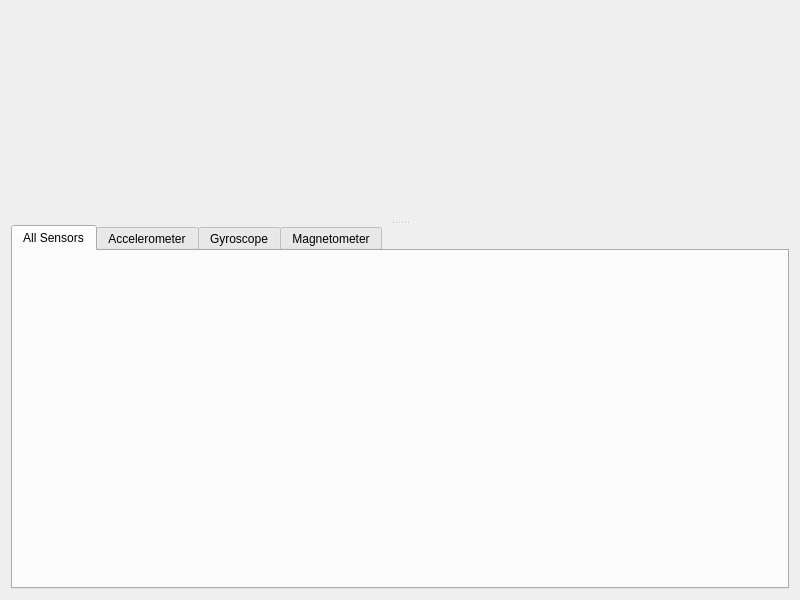
<?xml version="1.0" encoding="UTF-8"?>
<ui version="4.0">
 <class>GestusVisualization</class>
 <widget class="QMainWindow" name="GestusVisualization">
  <property name="geometry">
   <rect>
    <x>0</x>
    <y>0</y>
    <width>800</width>
    <height>600</height>
   </rect>
  </property>
  <property name="minimumSize">
   <size>
    <width>800</width>
    <height>600</height>
   </size>
  </property>
  <property name="windowTitle">
   <string>QT + OpenGL</string>
  </property>
  <widget class="QWidget" name="centralWidget">
   <layout class="QHBoxLayout" name="horizontalLayout">
    <item>
     <widget class="QSplitter" name="splitter">
      <property name="orientation">
       <enum>Qt::Vertical</enum>
      </property>
      <widget class="GestusGLWidget" name="GLwidget" native="true">
       <property name="sizePolicy">
        <sizepolicy hsizetype="Expanding" vsizetype="Preferred">
         <horstretch>0</horstretch>
         <verstretch>0</verstretch>
        </sizepolicy>
       </property>
       <property name="maximumSize">
        <size>
         <width>16777215</width>
         <height>16777215</height>
        </size>
       </property>
      </widget>
      <widget class="QTabWidget" name="Plots">
       <property name="currentIndex">
        <number>0</number>
       </property>
       <widget class="QWidget" name="tab_all_data">
        <attribute name="title">
         <string>All Sensors</string>
        </attribute>
        <layout class="QHBoxLayout" name="horizontalLayout_2">
         <item>
          <widget class="QCustomPlot" name="accelerometer" native="true">
           <property name="maximumSize">
            <size>
             <width>16777215</width>
             <height>16777215</height>
            </size>
           </property>
          </widget>
         </item>
         <item>
          <widget class="QCustomPlot" name="gyroscope" native="true"/>
         </item>
         <item>
          <widget class="QCustomPlot" name="magnetometer" native="true"/>
         </item>
        </layout>
       </widget>
       <widget class="QWidget" name="tab_accelerometer">
        <attribute name="title">
         <string>Accelerometer</string>
        </attribute>
        <layout class="QVBoxLayout" name="verticalLayout_5">
         <item>
          <widget class="QCustomPlot" name="PlotData_X" native="true">
           <property name="minimumSize">
            <size>
             <width>0</width>
             <height>0</height>
            </size>
           </property>
           <property name="maximumSize">
            <size>
             <width>16777215</width>
             <height>16777215</height>
            </size>
           </property>
           <property name="baseSize">
            <size>
             <width>300</width>
             <height>0</height>
            </size>
           </property>
          </widget>
         </item>
        </layout>
       </widget>
       <widget class="QWidget" name="tab_gyroscope">
        <attribute name="title">
         <string>Gyroscope</string>
        </attribute>
        <layout class="QVBoxLayout" name="verticalLayout_4">
         <item>
          <widget class="QCustomPlot" name="PlotData_Y" native="true">
           <property name="minimumSize">
            <size>
             <width>0</width>
             <height>0</height>
            </size>
           </property>
           <property name="maximumSize">
            <size>
             <width>16777215</width>
             <height>16777215</height>
            </size>
           </property>
           <property name="baseSize">
            <size>
             <width>300</width>
             <height>0</height>
            </size>
           </property>
          </widget>
         </item>
        </layout>
       </widget>
       <widget class="QWidget" name="tab_magnetometer">
        <attribute name="title">
         <string>Magnetometer</string>
        </attribute>
        <layout class="QVBoxLayout" name="verticalLayout">
         <item>
          <widget class="QCustomPlot" name="PlotData_Z" native="true">
           <property name="minimumSize">
            <size>
             <width>0</width>
             <height>0</height>
            </size>
           </property>
           <property name="maximumSize">
            <size>
             <width>16777215</width>
             <height>16777215</height>
            </size>
           </property>
           <property name="baseSize">
            <size>
             <width>300</width>
             <height>0</height>
            </size>
           </property>
          </widget>
         </item>
        </layout>
       </widget>
      </widget>
     </widget>
    </item>
   </layout>
  </widget>
  <action name="actionWhat">
   <property name="text">
    <string>&amp;what?</string>
   </property>
  </action>
  <action name="actionIs">
   <property name="text">
    <string>&amp;is</string>
   </property>
  </action>
 </widget>
 <layoutdefault spacing="6" margin="11"/>
 <customwidgets>
  <customwidget>
   <class>GestusGLWidget</class>
   <extends>QWidget</extends>
   <header>gestusGLWidget.h</header>
   <container>1</container>
  </customwidget>
  <customwidget>
   <class>QCustomPlot</class>
   <extends>QWidget</extends>
   <header>qcustomplot.h</header>
   <container>1</container>
  </customwidget>
 </customwidgets>
 <resources/>
 <connections/>
</ui>
